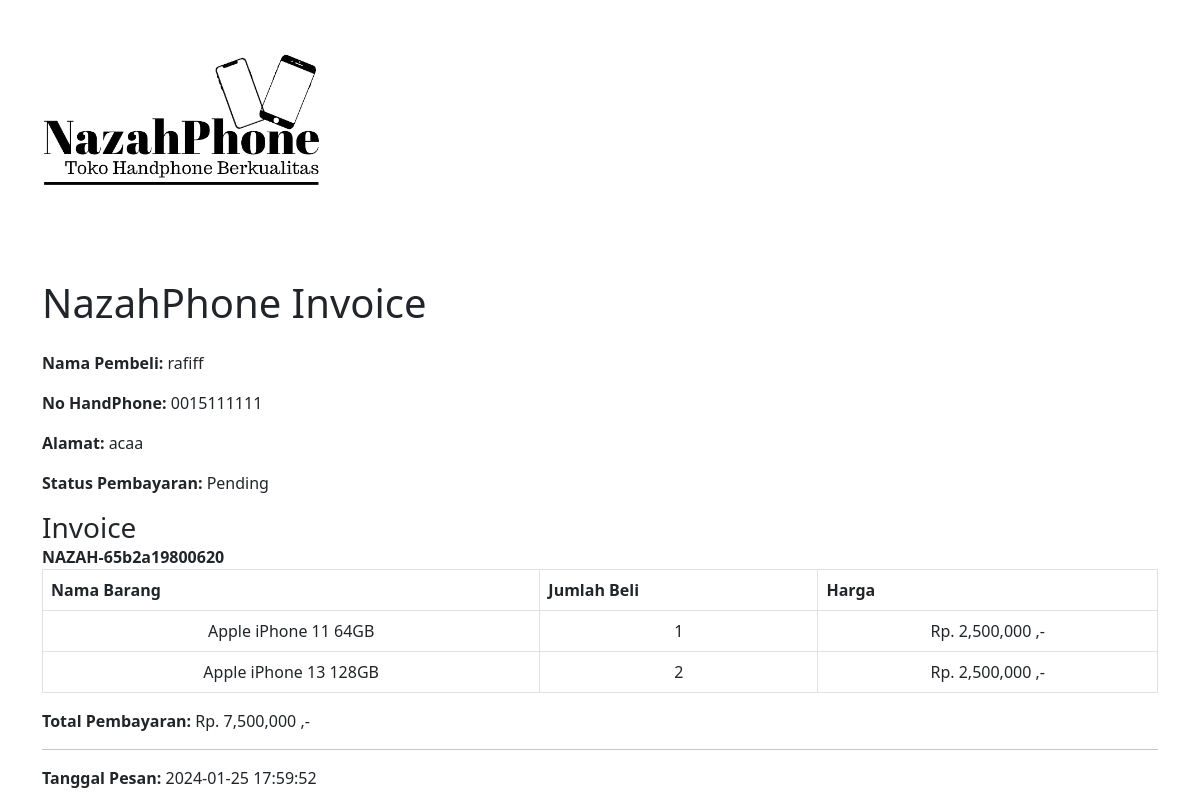
The page /admin/invoice_template.php?id_transaksi=98 on the database its author committed.
### tables this page shows
CREATE TABLE `transaksi` (
  `id_order` int(11) NOT NULL,
  `order_id` varchar(255) NOT NULL,
  `id_user` int(11) NOT NULL,
  `alamat_pengiriman` text NOT NULL,
  `metode_pembayaran` varchar(50) NOT NULL,
  `tanggal_pesan` timestamp NOT NULL DEFAULT current_timestamp(),
  `status` varchar(100) NOT NULL,
  `status_pembayaran` varchar(255) NOT NULL,
  `total_harga` bigint(100) NOT NULL
);

CREATE TABLE `customer` (
  `id_customer` int(11) NOT NULL,
  `nama` varchar(255) NOT NULL,
  `jenis_kelamin` varchar(255) NOT NULL,
  `tanggal_lahir` varchar(255) NOT NULL,
  `phone` varchar(255) NOT NULL,
  `id_user` int(11) NOT NULL,
  `id_alamat` int(11) NOT NULL
);

CREATE TABLE `alamat` (
  `id_alamat` int(11) NOT NULL,
  `detail_alamat` text NOT NULL,
  `provinsi` varchar(255) NOT NULL,
  `kota` varchar(255) NOT NULL,
  `kode_pos` varchar(20) NOT NULL,
  `no_hp` varchar(20) NOT NULL
);

CREATE TABLE `produk` (
  `id_produk` int(11) NOT NULL,
  `nama_produk` varchar(255) NOT NULL,
  `gambar_a` varchar(100) NOT NULL,
  `gambar_b` varchar(100) NOT NULL,
  `gambar_c` varchar(100) NOT NULL,
  `deskripsi_produk` text DEFAULT NULL,
  `harga_produk` decimal(10,2) NOT NULL,
  `brand` varchar(100) NOT NULL,
  `stok` int(11) NOT NULL,
  `terjual` int(11) NOT NULL,
  `ukuran_layar` varchar(100) NOT NULL,
  `resolusi_kamera` varchar(100) NOT NULL,
  `k_penyimpanan` varchar(100) NOT NULL,
  `ram` varchar(100) NOT NULL,
  `fitur_handphone` varchar(100) NOT NULL,
  `tipe_processor` varchar(100) NOT NULL,
  `k_baterai` varchar(100) NOT NULL,
  `diskon` int(5) NOT NULL
);

CREATE TABLE `pemesanan` (
  `id_pemesanan` int(11) NOT NULL,
  `id_order` int(11) NOT NULL,
  `id_produk` int(11) NOT NULL,
  `harga_produk` bigint(20) NOT NULL,
  `jumlah_produk` int(11) NOT NULL
);

### admin/invoice_template.php (the view, shortened to what this page needs)
<?php include '../koneksi.php' ?>
<!DOCTYPE html>
<html lang="en">
<head>
    <link href="https://cdn.jsdelivr.net/npm/bootstrap@5.3.0/dist/css/bootstrap.min.css" rel="stylesheet">
    <link href="https://cdn.jsdelivr.net/npm/bootstrap-icons@1.5.0/font/bootstrap-icons.css" rel="stylesheet" />
</head>
<body>
<div class="container-sm">
<?php
    $id = $_GET['id_transaksi'];
    $query = "SELECT t.*, c.nama, c.phone, a.detail_alamat
          FROM transaksi t
          JOIN customer c ON t.id_user = c.id_user
          JOIN alamat a ON c.id_alamat = a.id_alamat
          WHERE t.id_order = $id";
    $result = mysqli_query($db, $query);
    $t = mysqli_fetch_assoc($result);
?>
    <div class="logo"><img src="../assets/NP.png"  class="img-fluid w-25" alt="Logo NazahPhone"></div>
    <h1 class="mb-4">NazahPhone Invoice</h1>
    <div class="invoice-details">
        <div>
            <p><strong>Nama Pembeli:</strong> <?php echo $t['nama']; ?></p>
            <p><strong>No HandPhone:</strong> <?php echo $t['phone']; ?></p>
            <p><strong>Alamat:</strong> <?php echo $t['detail_alamat']; ?></p>
            <p><strong>Status Pembayaran:</strong> <?php echo $t['status']; ?></p>
        </div>
        <div>
            <h3 class="mb-0">Invoice</h3>
            <p class="mb-0"><strong><?php echo $t['order_id']; ?></strong></p>
        </div>
    </div>
    <table class="table table-responsive table-bordered">
        <thead>
            <tr>
                <th>Nama Barang</th>
                <th>Jumlah Beli</th>
                <th>Harga</th>
            </tr>
        </thead>
        <tbody>
            <?php
            $sql = "SELECT t.*, c.nama AS nama_customer,
                    p.id_produk,
                    produk.nama_produk,
                    produk.harga_produk,
                    p.jumlah_produk
                    FROM transaksi t
                    INNER JOIN customer c ON t.id_user = c.id_user
                    INNER JOIN pemesanan p ON t.id_order = p.id_order
                    INNER JOIN produk ON p.id_produk = produk.id_produk";
            $queryData = mysqli_query($db, $sql);
            while ($d = mysqli_fetch_assoc($queryData)) {
                echo '<tr class="text-center">
                        <td>' . $d['nama_produk'] . '</td>
                        <td>' . $d['jumlah_produk'] . '</td>
                        <td>Rp. ' . number_format($d['harga_produk']) . ' ,-</td>
                    </tr>';
            }
            ?>
        </tbody>
    </table>
    <div class="total-payment">
        <p><strong>Total Pembayaran:</strong> Rp. <?php echo number_format($t['total_harga']); ?> ,-</p>
    </div>
    <hr>
    <p class="mb-0"><strong>Tanggal Pesan:</strong> <?php echo $t['tanggal_pesan']; ?></p>
</div>
</body>
</html>

### rows shown on the page
transaksi: customer.nama "rafiff", customer.phone "0015111111", alamat.detail_alamat "acaa", status "Pending", order "NAZAH-65b2a19800620", produk.nama_produk "Apple iPhone 11 64GB", pemesanan.jumlah_produk "1", produk.harga_produk "2,500,000", produk.nama_produk "Apple iPhone 13 128GB", pemesanan.jumlah_produk "2", total_harga "7,500,000", tanggal_pesan "2024-01-25 17:59:52"
